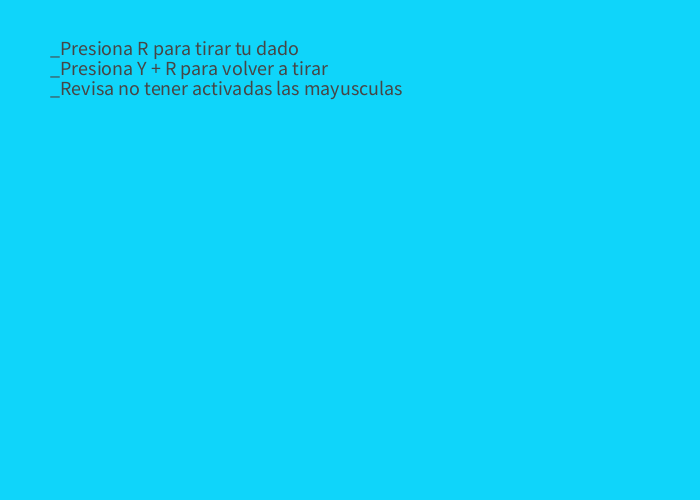
Frame 1 (no input)
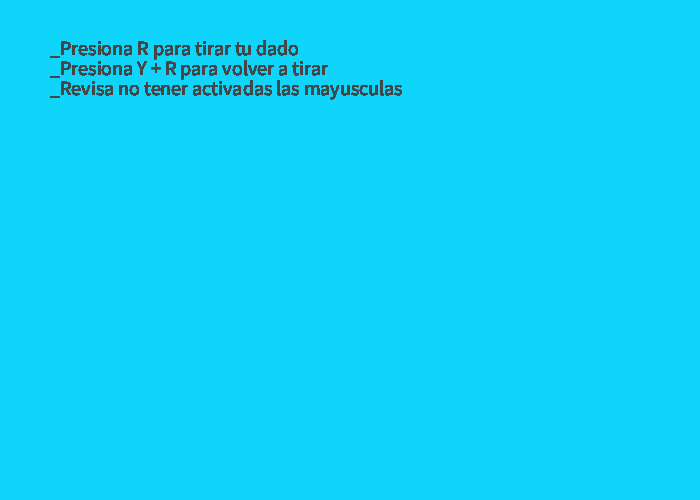
Frame 60 (the mouse pressed at the canvas centre just before this capture)
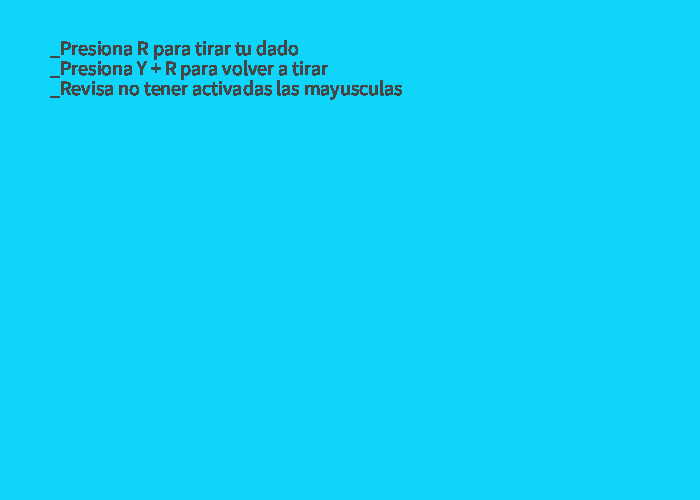
Frame 120 (the mouse held since frame 60 and released just before this capture)

The Processing sketch that drew these frames (run headless with seeded random() and noise(); from frame 60 on, the mouse is pressed at the canvas centre):

// Processing sketch: Dado
// ── Dado.pde
int anchoD, altoD, R, Q,ñ;
int [] Adado=new int [4];
uno cara_1;
dos cara_2;
tres cara_3;
cuatro cara_4;
cinco cara_5;
seis cara_6;

void setup(){
 size (700,500);
 fill(70);
 println("presiona R para tirar tu dado");
 println("presiona Y + R para volver a tirar");
 println("revisa no tener activadas las mayusculas");
 anchoD =300;
 altoD = anchoD;
 background(#0FD5FA);
 cara_1= new uno();
 cara_2= new dos();
 cara_3= new tres();
 cara_4= new cuatro();
 cara_5= new cinco();
 cara_6= new seis();
 R=0;
 Q=0;
 ñ=0;
}
void keyPressed (){
  if(key=='r'){   
    ñ++;
  }
  if(ñ > 4){
    ñ=0;
  }
}
void draw(){
  textSize(20);
  text("_Presiona R para tirar tu dado",50,55);
  text("_Presiona Y + R para volver a tirar",50,75);
  text("_Revisa no tener activadas las mayusculas",50,95);
  //println(ñ);
   if(key == 'y'){
    R= int (random(6));
    println("rotando... "+R);
    background(#0FD5FA);
    textSize(30);
    text("TIRANDO DADOS...",(width/3), height/2);
    }
  if(key == 'r'){
     background(#0FD5FA);
     textSize(30);
     println("Lista de dados: " + Adado[0] + ", " + Adado[1] + ", " + Adado[2] + ", " + Adado[3]);
     text("puntuacion: " + (Adado[0] + Adado[1] +Adado [2]+Adado[3]),10, height - 30);
    if(R ==0){
  cara_1.crear_1();
  Q=1;
    }
    if(R ==1){
  cara_2.crear_2();
    Q=2;
  }
    if(R ==2){
  cara_3.crear_3();
    Q=3;
  }
    if(R ==3){
  cara_4.crear_4();
  Q=4;
  }
    if(R ==4){
  cara_5.crear_5(); 
  Q=5;
  }
    if(R ==5){
  cara_6.crear_6();
  Q=6;
    }
  }
   if(ñ==1){
    Adado[0]=Q;
  }
    if(ñ==2){
    Adado[1]=Q;
  }
    if(ñ==3){ 
    Adado[2]=Q;
  }
    if(ñ==4){
    Adado[3]=Q;
  }
}

// ── cinco.pde
class cinco {
  
  public void crear_5(){
    fill(#F4F5F0);
  rect((width/2)-(anchoD/2),(height/2)-(altoD/2) ,anchoD,altoD,30);
  fill(0);
  ellipse ((width/2)-95,(height/2)+95,80,80);
  ellipse ((width/2)+95,(height/2)-95,80,80);
  ellipse ((width/2),(height/2),80,80);
  ellipse ((width/2)+95,(height/2)+95,80,80);
  ellipse ((width/2)-95,(height/2)-95,80,80);
  textSize(30);
  text("Te toco: 5",width -160 ,40);
  }
}

// ── cuatro.pde
class cuatro {
  
  public void crear_4(){
    fill(#F4F5F0);
  rect((width/2)-(anchoD/2),(height/2)-(altoD/2) ,anchoD,altoD,30);
  fill(0);
  ellipse ((width/2)-95,(height/2)+95,80,80);
  ellipse ((width/2)+95,(height/2)-95,80,80);
  ellipse ((width/2)+95,(height/2)+95,80,80);
  ellipse ((width/2)-95,(height/2)-95,80,80);
  textSize(30);
  text("Te toco: 4",width -160 ,40);
  }
}

// ── dos.pde
class dos {
  
  public void crear_2(){
    fill(#F4F5F0);
  rect((width/2)-(anchoD/2),(height/2)-(altoD/2) ,anchoD,altoD,30);
  fill(0);
  ellipse ((width/2)-95,(height/2)+95,80,80);
  ellipse ((width/2)+95,(height/2)-95,80,80);
  textSize(30);
  text("Te toco: 2",width -160 ,40);
  }
}

// ── seis.pde
class seis {
  
  public void crear_6(){
    fill(#F4F5F0);
  rect((width/2)-(anchoD/2),(height/2)-(altoD/2) ,anchoD,altoD,30);
  fill(0);
  ellipse ((width/2)-95,(height/2)+95,80,80);
  ellipse ((width/2)+95,(height/2)-95,80,80);
  ellipse ((width/2),(height/2)+95,80,80);
  ellipse ((width/2),(height/2)-95,80,80);
  ellipse ((width/2)+95,(height/2)+95,80,80);
  ellipse ((width/2)-95,(height/2)-95,80,80);
  textSize(30);
  text("Te toco: 6",width -160 ,40);
  }
}

// ── tres.pde
class tres {
  
  public void crear_3(){
    fill(#F4F5F0);
  rect((width/2)-(anchoD/2),(height/2)-(altoD/2) ,anchoD,altoD,30);
  fill(0);
  ellipse ((width/2)-95,(height/2)+95 ,80,80);
  ellipse ((width/2),(height/2) ,80,80);
  ellipse ((width/2)+95,(height/2)-95 ,80,80);
  textSize(30);
  text("Te toco: 3",width -160 ,40);
  }
}

// ── uno.pde
class uno {
  
  public void crear_1(){
    fill(#F4F5F0);
  rect((width/2)-(anchoD/2),(height/2)-(altoD/2) ,anchoD,altoD,30);
  fill(0);
  ellipse ((width/2),(height/2) ,150,150);
  textSize(30);
  text("Te toco: 1",width -160 ,40);
  }
}
